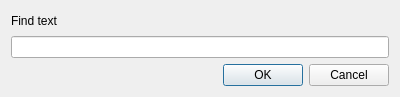
<?xml version="1.0" encoding="UTF-8"?>
<ui version="4.0">
 <class>FindDialog</class>
 <widget class="QDialog" name="FindDialog">
  <property name="geometry">
   <rect>
    <x>0</x>
    <y>0</y>
    <width>400</width>
    <height>97</height>
   </rect>
  </property>
  <property name="windowTitle">
   <string>Dialog</string>
  </property>
  <layout class="QVBoxLayout" name="verticalLayout">
   <item>
    <widget class="QLabel" name="label">
     <property name="text">
      <string>Find text</string>
     </property>
    </widget>
   </item>
   <item>
    <widget class="QLineEdit" name="lineEdit"/>
   </item>
   <item>
    <widget class="QDialogButtonBox" name="buttonBox">
     <property name="orientation">
      <enum>Qt::Horizontal</enum>
     </property>
     <property name="standardButtons">
      <set>QDialogButtonBox::Cancel|QDialogButtonBox::Ok</set>
     </property>
    </widget>
   </item>
  </layout>
 </widget>
 <resources/>
 <connections>
  <connection>
   <sender>buttonBox</sender>
   <signal>accepted()</signal>
   <receiver>FindDialog</receiver>
   <slot>accept()</slot>
   <hints>
    <hint type="sourcelabel">
     <x>248</x>
     <y>254</y>
    </hint>
    <hint type="destinationlabel">
     <x>157</x>
     <y>274</y>
    </hint>
   </hints>
  </connection>
  <connection>
   <sender>buttonBox</sender>
   <signal>rejected()</signal>
   <receiver>FindDialog</receiver>
   <slot>reject()</slot>
   <hints>
    <hint type="sourcelabel">
     <x>316</x>
     <y>260</y>
    </hint>
    <hint type="destinationlabel">
     <x>286</x>
     <y>274</y>
    </hint>
   </hints>
  </connection>
 </connections>
</ui>
